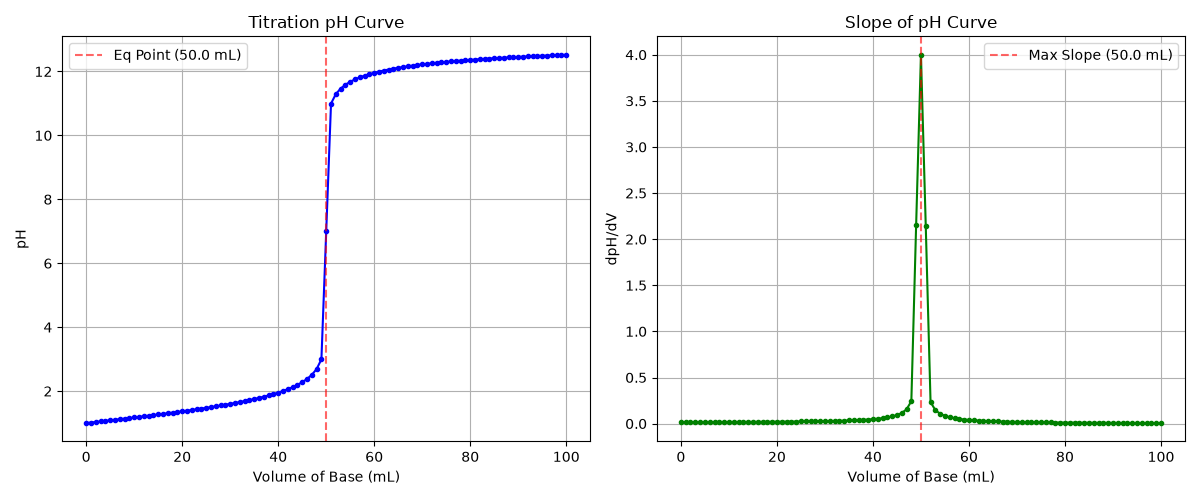

Write Python code to recreate this figure.
import numpy as np
import matplotlib.pyplot as plt

# 1. Read titration.csv (volume_base, pH)
V, pH = np.loadtxt('titration.csv', delimiter=',', skiprows=1, unpack=True)

# 2. Compute the slope using np.gradient
slope = np.gradient(pH, V)

# 3. Find the volume where the slope is largest
max_idx = np.argmax(slope)
eq_volume = V[max_idx]

# 4. Print the equivalence point volume
print(f"Equivalence point found at: {eq_volume:.2f} mL")

# 5. Make two plots side by side
fig, (ax1, ax2) = plt.subplots(1, 2, figsize=(12, 5))

# Left plot: pH curve
ax1.plot(V, pH, marker='.', color='blue')
ax1.axvline(eq_volume, color='red', linestyle='--', alpha=0.6, label=f'Eq Point ({eq_volume:.1f} mL)')
ax1.set_title('Titration pH Curve')
ax1.set_xlabel('Volume of Base (mL)')
ax1.set_ylabel('pH')
ax1.legend()
ax1.grid(True)

# Right plot: Slope (Derivative)
ax2.plot(V, slope, marker='.', color='green')
ax2.axvline(eq_volume, color='red', linestyle='--', alpha=0.6, label=f'Max Slope ({eq_volume:.1f} mL)')
ax2.set_title('Slope of pH Curve')
ax2.set_xlabel('Volume of Base (mL)')
ax2.set_ylabel('dpH/dV')
ax2.legend()
ax2.grid(True)

plt.tight_layout()
plt.savefig('titration.png')
print("titration.png saved successfully.")
